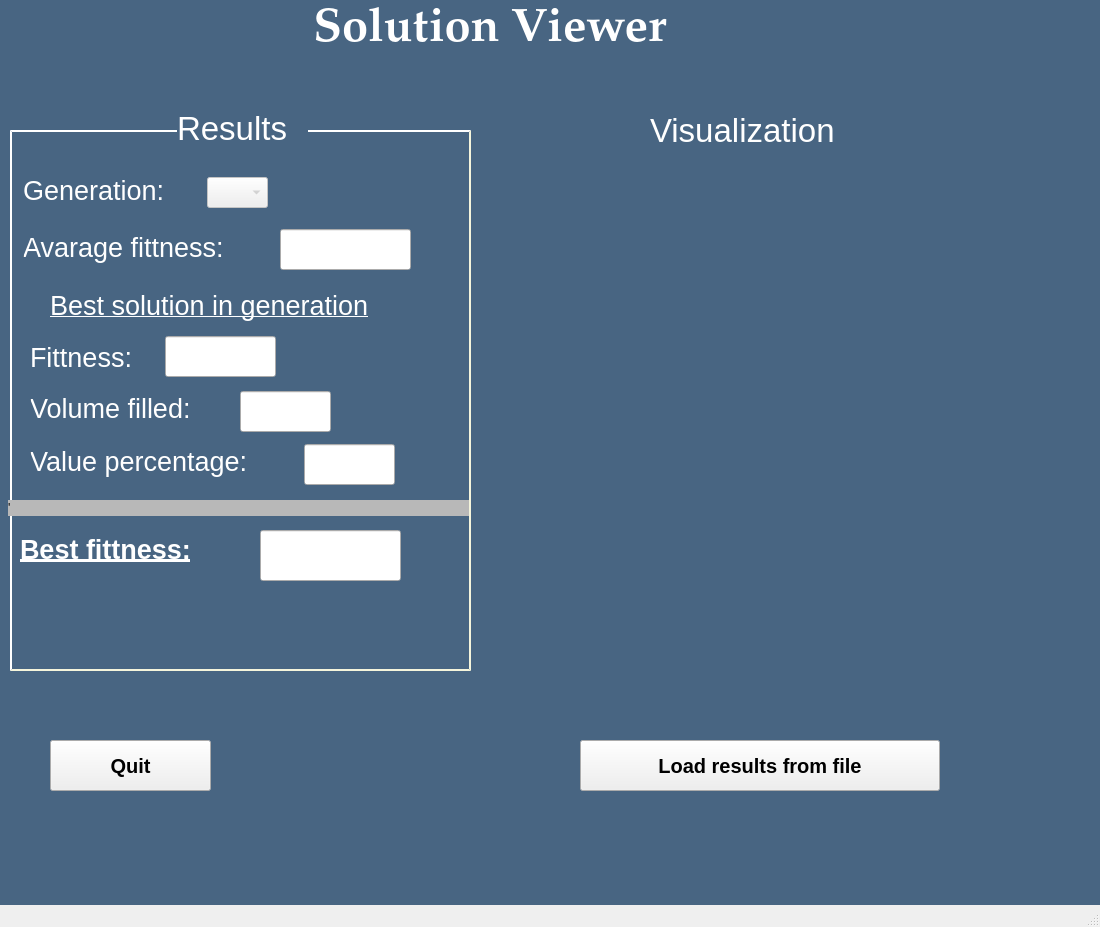
<?xml version="1.0" encoding="UTF-8"?>
<ui version="4.0">
 <class>ViewerOnlyWindow</class>
 <widget class="QMainWindow" name="ViewerOnlyWindow">
  <property name="geometry">
   <rect>
    <x>0</x>
    <y>0</y>
    <width>1100</width>
    <height>927</height>
   </rect>
  </property>
  <property name="windowTitle">
   <string>ViewerOnlyWindow</string>
  </property>
  <widget class="QWidget" name="centralWidget">
   <widget class="QStackedWidget" name="stackedWidget">
    <property name="geometry">
     <rect>
      <x>0</x>
      <y>0</y>
      <width>1101</width>
      <height>1000</height>
     </rect>
    </property>
    <property name="currentIndex">
     <number>0</number>
    </property>
    <widget class="QWidget" name="page_2">
     <widget class="QLabel" name="background_2">
      <property name="geometry">
       <rect>
        <x>-20</x>
        <y>-318</y>
        <width>2000</width>
        <height>2000</height>
       </rect>
      </property>
      <property name="styleSheet">
       <string notr="true">background-color:rgb(72, 101, 130)</string>
      </property>
      <property name="text">
       <string/>
      </property>
     </widget>
     <widget class="QLabel" name="label_5">
      <property name="geometry">
       <rect>
        <x>290</x>
        <y>-25</y>
        <width>471</width>
        <height>111</height>
       </rect>
      </property>
      <property name="font">
       <font>
        <family>Palatino Linotype</family>
        <pointsize>35</pointsize>
        <weight>75</weight>
        <bold>true</bold>
        <underline>false</underline>
        <strikeout>false</strikeout>
        <stylestrategy>PreferAntialias</stylestrategy>
       </font>
      </property>
      <property name="styleSheet">
       <string notr="true">color:qlineargradient(spread:pad, x1:0, y1:0, x2:1, y2:0, stop:0 rgba(0, 0, 0, 255), stop:1 rgba(255, 255, 255, 255));
</string>
      </property>
      <property name="text">
       <string>  Solution Viewer</string>
      </property>
     </widget>
     <widget class="QPushButton" name="loadFileButton">
      <property name="geometry">
       <rect>
        <x>580</x>
        <y>740</y>
        <width>360</width>
        <height>51</height>
       </rect>
      </property>
      <property name="font">
       <font>
        <pointsize>15</pointsize>
        <weight>75</weight>
        <bold>true</bold>
       </font>
      </property>
      <property name="text">
       <string>Load results from file</string>
      </property>
     </widget>
     <widget class="QLabel" name="label_11">
      <property name="geometry">
       <rect>
        <x>23</x>
        <y>165</y>
        <width>171</width>
        <height>51</height>
       </rect>
      </property>
      <property name="font">
       <font>
        <pointsize>20</pointsize>
       </font>
      </property>
      <property name="styleSheet">
       <string notr="true">color:qlineargradient(spread:pad, x1:0, y1:0, x2:1, y2:0, stop:0 rgba(0, 0, 0, 255), stop:1 rgba(255, 255, 255, 255));
</string>
      </property>
      <property name="text">
       <string>Generation:</string>
      </property>
     </widget>
     <widget class="QComboBox" name="generationComboBox">
      <property name="enabled">
       <bool>false</bool>
      </property>
      <property name="geometry">
       <rect>
        <x>207</x>
        <y>177</y>
        <width>61</width>
        <height>31</height>
       </rect>
      </property>
      <property name="font">
       <font>
        <pointsize>10</pointsize>
       </font>
      </property>
     </widget>
     <widget class="QLabel" name="label_13">
      <property name="geometry">
       <rect>
        <x>23</x>
        <y>222</y>
        <width>251</width>
        <height>51</height>
       </rect>
      </property>
      <property name="font">
       <font>
        <pointsize>20</pointsize>
       </font>
      </property>
      <property name="styleSheet">
       <string notr="true">color:qlineargradient(spread:pad, x1:0, y1:0, x2:1, y2:0, stop:0 rgba(0, 0, 0, 255), stop:1 rgba(255, 255, 255, 255));
</string>
      </property>
      <property name="text">
       <string>Avarage fittness:</string>
      </property>
     </widget>
     <widget class="QLabel" name="label_15">
      <property name="geometry">
       <rect>
        <x>20</x>
        <y>524</y>
        <width>311</width>
        <height>51</height>
       </rect>
      </property>
      <property name="font">
       <font>
        <pointsize>20</pointsize>
        <weight>75</weight>
        <italic>false</italic>
        <bold>true</bold>
        <underline>true</underline>
        <strikeout>false</strikeout>
       </font>
      </property>
      <property name="styleSheet">
       <string notr="true">color:qlineargradient(spread:pad, x1:0, y1:0, x2:1, y2:0, stop:0 rgba(0, 0, 0, 255), stop:1 rgba(255, 255, 255, 255));
</string>
      </property>
      <property name="text">
       <string>Best fittness:</string>
      </property>
     </widget>
     <widget class="QLabel" name="label_16">
      <property name="geometry">
       <rect>
        <x>10</x>
        <y>130</y>
        <width>461</width>
        <height>541</height>
       </rect>
      </property>
      <property name="styleSheet">
       <string notr="true"> border-style: outset;
    border-width: 2px;
    border-color: beige;</string>
      </property>
      <property name="text">
       <string/>
      </property>
     </widget>
     <widget class="QLabel" name="label_17">
      <property name="geometry">
       <rect>
        <x>177</x>
        <y>108</y>
        <width>131</width>
        <height>41</height>
       </rect>
      </property>
      <property name="font">
       <font>
        <pointsize>25</pointsize>
       </font>
      </property>
      <property name="styleSheet">
       <string notr="true">color: rgb(255, 255, 255);
background-color: rgb(72,101,130)</string>
      </property>
      <property name="text">
       <string>Results</string>
      </property>
     </widget>
     <widget class="QLabel" name="label_19">
      <property name="geometry">
       <rect>
        <x>8</x>
        <y>500</y>
        <width>461</width>
        <height>16</height>
       </rect>
      </property>
      <property name="styleSheet">
       <string notr="true">background-color:rgb(184, 184, 184)</string>
      </property>
      <property name="text">
       <string>'</string>
      </property>
     </widget>
     <widget class="QLabel" name="label_20">
      <property name="geometry">
       <rect>
        <x>50</x>
        <y>280</y>
        <width>411</width>
        <height>51</height>
       </rect>
      </property>
      <property name="font">
       <font>
        <pointsize>20</pointsize>
        <weight>50</weight>
        <italic>false</italic>
        <bold>false</bold>
        <underline>true</underline>
       </font>
      </property>
      <property name="styleSheet">
       <string notr="true">color:qlineargradient(spread:pad, x1:0, y1:0, x2:1, y2:0, stop:0 rgba(0, 0, 0, 255), stop:1 rgba(255, 255, 255, 255));
</string>
      </property>
      <property name="text">
       <string>Best solution in generation</string>
      </property>
     </widget>
     <widget class="QLabel" name="label_18">
      <property name="geometry">
       <rect>
        <x>30</x>
        <y>332</y>
        <width>171</width>
        <height>51</height>
       </rect>
      </property>
      <property name="font">
       <font>
        <pointsize>20</pointsize>
       </font>
      </property>
      <property name="styleSheet">
       <string notr="true">color:qlineargradient(spread:pad, x1:0, y1:0, x2:1, y2:0, stop:0 rgba(0, 0, 0, 255), stop:1 rgba(255, 255, 255, 255));
</string>
      </property>
      <property name="text">
       <string>Fittness:</string>
      </property>
     </widget>
     <widget class="QLabel" name="label_22">
      <property name="geometry">
       <rect>
        <x>30</x>
        <y>383</y>
        <width>221</width>
        <height>51</height>
       </rect>
      </property>
      <property name="font">
       <font>
        <pointsize>20</pointsize>
       </font>
      </property>
      <property name="styleSheet">
       <string notr="true">color:qlineargradient(spread:pad, x1:0, y1:0, x2:1, y2:0, stop:0 rgba(0, 0, 0, 255), stop:1 rgba(255, 255, 255, 255));
</string>
      </property>
      <property name="text">
       <string>Volume filled:</string>
      </property>
     </widget>
     <widget class="QLabel" name="label_23">
      <property name="geometry">
       <rect>
        <x>30</x>
        <y>436</y>
        <width>271</width>
        <height>51</height>
       </rect>
      </property>
      <property name="font">
       <font>
        <pointsize>20</pointsize>
       </font>
      </property>
      <property name="styleSheet">
       <string notr="true">color:qlineargradient(spread:pad, x1:0, y1:0, x2:1, y2:0, stop:0 rgba(0, 0, 0, 255), stop:1 rgba(255, 255, 255, 255));
</string>
      </property>
      <property name="text">
       <string>Value percentage:</string>
      </property>
     </widget>
     <widget class="QLabel" name="label_25">
      <property name="geometry">
       <rect>
        <x>650</x>
        <y>110</y>
        <width>231</width>
        <height>41</height>
       </rect>
      </property>
      <property name="font">
       <font>
        <pointsize>25</pointsize>
       </font>
      </property>
      <property name="styleSheet">
       <string notr="true">color: rgb(255, 255, 255);
background-color: rgb(72,101,130)</string>
      </property>
      <property name="text">
       <string>Visualization</string>
      </property>
     </widget>
     <widget class="QPushButton" name="quitButton">
      <property name="geometry">
       <rect>
        <x>50</x>
        <y>740</y>
        <width>161</width>
        <height>51</height>
       </rect>
      </property>
      <property name="font">
       <font>
        <pointsize>15</pointsize>
        <weight>75</weight>
        <bold>true</bold>
       </font>
      </property>
      <property name="text">
       <string>Quit</string>
      </property>
     </widget>
     <widget class="QLineEdit" name="AvaregeFittness">
      <property name="enabled">
       <bool>true</bool>
      </property>
      <property name="geometry">
       <rect>
        <x>280</x>
        <y>229</y>
        <width>131</width>
        <height>41</height>
       </rect>
      </property>
      <property name="font">
       <font>
        <pointsize>10</pointsize>
       </font>
      </property>
      <property name="readOnly">
       <bool>true</bool>
      </property>
     </widget>
     <widget class="QLineEdit" name="BestGenerationalFIttnessTextBox">
      <property name="enabled">
       <bool>true</bool>
      </property>
      <property name="geometry">
       <rect>
        <x>165</x>
        <y>336</y>
        <width>111</width>
        <height>41</height>
       </rect>
      </property>
      <property name="font">
       <font>
        <pointsize>10</pointsize>
       </font>
      </property>
      <property name="readOnly">
       <bool>true</bool>
      </property>
     </widget>
     <widget class="QLineEdit" name="VolumeFilledTextBox">
      <property name="enabled">
       <bool>true</bool>
      </property>
      <property name="geometry">
       <rect>
        <x>240</x>
        <y>391</y>
        <width>91</width>
        <height>41</height>
       </rect>
      </property>
      <property name="font">
       <font>
        <pointsize>10</pointsize>
       </font>
      </property>
      <property name="readOnly">
       <bool>true</bool>
      </property>
     </widget>
     <widget class="QLineEdit" name="ValuePercentageTextBox">
      <property name="enabled">
       <bool>true</bool>
      </property>
      <property name="geometry">
       <rect>
        <x>304</x>
        <y>444</y>
        <width>91</width>
        <height>41</height>
       </rect>
      </property>
      <property name="font">
       <font>
        <pointsize>10</pointsize>
       </font>
      </property>
      <property name="readOnly">
       <bool>true</bool>
      </property>
     </widget>
     <widget class="QLineEdit" name="bestFittnessOverallTextBox">
      <property name="enabled">
       <bool>true</bool>
      </property>
      <property name="geometry">
       <rect>
        <x>260</x>
        <y>530</y>
        <width>141</width>
        <height>51</height>
       </rect>
      </property>
      <property name="font">
       <font>
        <pointsize>20</pointsize>
        <weight>75</weight>
        <bold>true</bold>
       </font>
      </property>
      <property name="text">
       <string/>
      </property>
      <property name="readOnly">
       <bool>true</bool>
      </property>
     </widget>
     <zorder>background_2</zorder>
     <zorder>label_5</zorder>
     <zorder>loadFileButton</zorder>
     <zorder>label_16</zorder>
     <zorder>label_17</zorder>
     <zorder>generationComboBox</zorder>
     <zorder>label_11</zorder>
     <zorder>label_13</zorder>
     <zorder>label_15</zorder>
     <zorder>label_19</zorder>
     <zorder>label_20</zorder>
     <zorder>label_18</zorder>
     <zorder>label_22</zorder>
     <zorder>label_23</zorder>
     <zorder>label_25</zorder>
     <zorder>quitButton</zorder>
     <zorder>AvaregeFittness</zorder>
     <zorder>BestGenerationalFIttnessTextBox</zorder>
     <zorder>VolumeFilledTextBox</zorder>
     <zorder>ValuePercentageTextBox</zorder>
     <zorder>bestFittnessOverallTextBox</zorder>
    </widget>
   </widget>
  </widget>
  <widget class="QMenuBar" name="menuBar">
   <property name="geometry">
    <rect>
     <x>0</x>
     <y>0</y>
     <width>1100</width>
     <height>30</height>
    </rect>
   </property>
  </widget>
  <widget class="QStatusBar" name="statusBar"/>
 </widget>
 <layoutdefault spacing="6" margin="11"/>
 <resources/>
 <connections/>
</ui>
